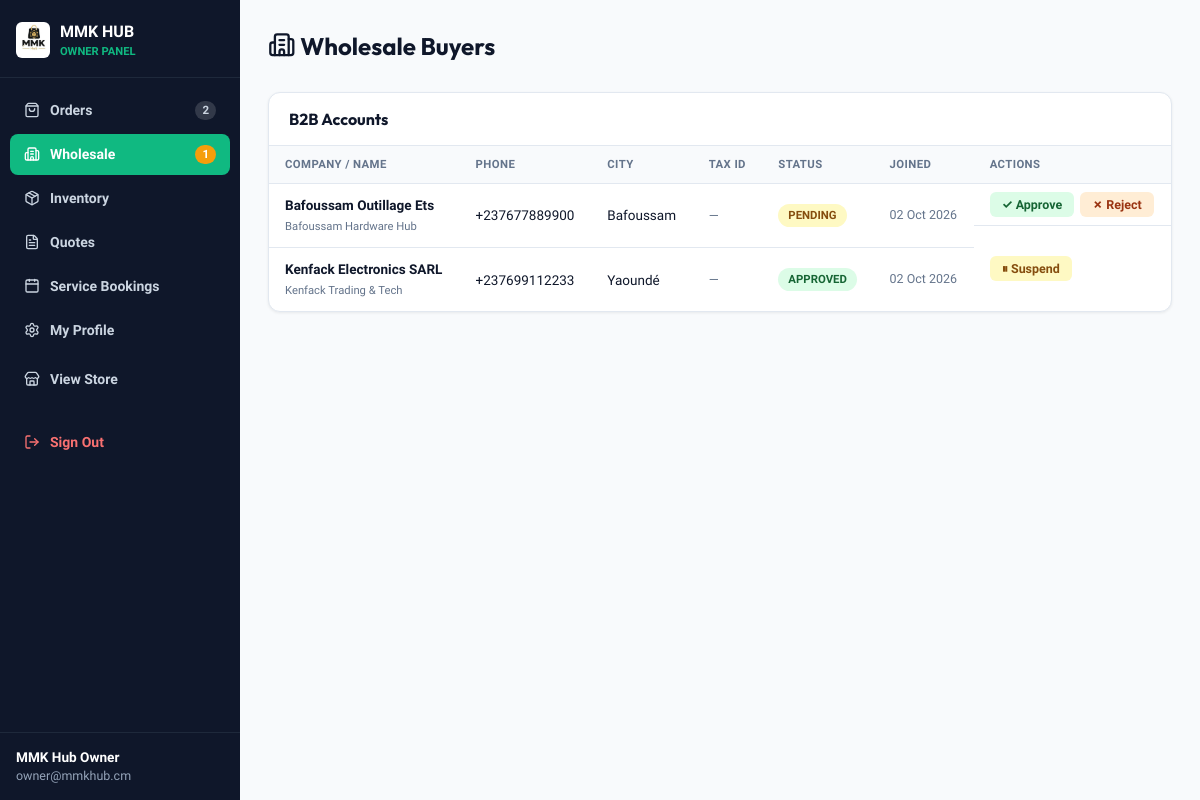
Page /admin.php?tab=wholesale (signed in) on the earlier database version.
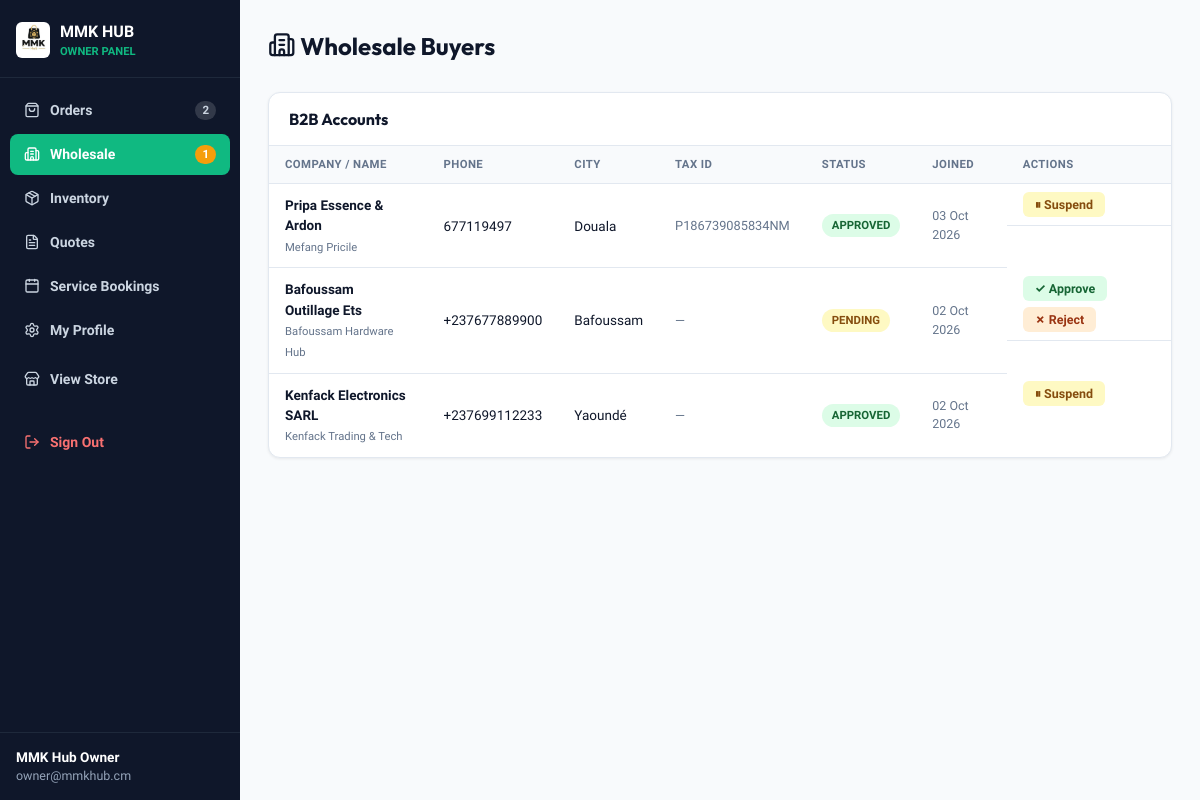
Same page on the later database version.
### tables this page shows
CREATE TABLE users (
            id INTEGER PRIMARY KEY AUTOINCREMENT,
            name TEXT NOT NULL,
            phone TEXT NOT NULL UNIQUE,
            email TEXT,
            password TEXT,
            role TEXT DEFAULT 'retail',
            company_name TEXT,
            tax_id TEXT,
            city TEXT DEFAULT 'Douala',
            address TEXT,
            created_at DATETIME DEFAULT CURRENT_TIMESTAMP
        );

### admin.php (the view, shortened to what this page needs)
<?php
$db       = get_db();
$totalSales      = $db->query("SELECT SUM(total_amount) FROM orders WHERE fulfillment_status != 'cancelled'")->fetchColumn() ?: 0;
$retailSales     = $db->query("SELECT SUM(total_amount) FROM orders WHERE order_type='retail' AND fulfillment_status!='cancelled'")->fetchColumn() ?: 0;
$wholesaleSales  = $db->query("SELECT SUM(total_amount) FROM orders WHERE order_type='wholesale' AND fulfillment_status!='cancelled'")->fetchColumn() ?: 0;
$totalOrders     = $db->query("SELECT COUNT(*) FROM orders")->fetchColumn();
$pendingWS       = $db->query("SELECT COUNT(*) FROM users WHERE role='wholesale_pending'")->fetchColumn();
$tab = $_GET['tab'] ?? 'orders';
$orders         = $db->query("SELECT * FROM orders ORDER BY id DESC")->fetchAll();
$wholesaleUsers = $db->query("SELECT * FROM users WHERE role IN ('wholesale_pending','wholesale_approved','wholesale_suspended') ORDER BY id DESC")->fetchAll();
?>
<!DOCTYPE html>
<html lang="en">
<head>
  <link rel="stylesheet" href="css/style.css">
</head>
<body>
<div class="admin-layout">
  <aside class="admin-sidebar">
    <div class="sidebar-brand">
      <img src="assets/images/logo.png" alt="MMK Hub">
      <div>
        <div style="color:#fff;font-weight:800;font-size:1rem">MMK HUB</div>
        <div style="color:#10b981;font-size:.7rem;font-weight:600">OWNER PANEL</div>
      </div>
    </div>
    <nav class="admin-nav">
      <a href="admin.php?tab=orders"    class="admin-nav-item <?= $tab==='orders'?'active':'' ?>">
        <i data-lucide="shopping-bag" style="width:16px;height:16px"></i> Orders
        <?php if ($totalOrders > 0): ?><span style="margin-left:auto;background:rgba(255,255,255,.15);border-radius:9999px;padding:1px 7px;font-size:.72rem"><?= $totalOrders ?></span><?php endif; ?>
      </a>
      <a href="admin.php?tab=wholesale" class="admin-nav-item <?= $tab==='wholesale'?'active':'' ?>">
        <i data-lucide="building-2" style="width:16px;height:16px"></i> Wholesale
        <?php if ($pendingWS > 0): ?><span style="margin-left:auto;background:#f59e0b;color:#fff;border-radius:9999px;padding:1px 7px;font-size:.72rem"><?= $pendingWS ?></span><?php endif; ?>
      </a>
      <a href="admin.php?tab=inventory" class="admin-nav-item <?= $tab==='inventory'?'active':'' ?>">
        <i data-lucide="package" style="width:16px;height:16px"></i> Inventory
      </a>
      <a href="admin.php?tab=quotes"    class="admin-nav-item <?= $tab==='quotes'?'active':'' ?>">
        <i data-lucide="file-text" style="width:16px;height:16px"></i> Quotes
      </a>
      <a href="admin.php?tab=bookings"  class="admin-nav-item <?= $tab==='bookings'?'active':'' ?>">
        <i data-lucide="calendar" style="width:16px;height:16px"></i> Service Bookings
      </a>
      <a href="admin.php?tab=profile"   class="admin-nav-item <?= $tab==='profile'?'active':'' ?>">
        <i data-lucide="settings" style="width:16px;height:16px"></i> My Profile
      </a>
      <a href="index.php" class="admin-nav-item" style="margin-top:8px">
        <i data-lucide="store" style="width:16px;height:16px"></i> View Store
      </a>
      <form method="POST" style="margin-top:auto">
        <button type="submit" class="admin-nav-item danger" style="margin-top:24px">
          <i data-lucide="log-out" style="width:16px;height:16px"></i> Sign Out
        </button>
      </form>
    </nav>
    <div class="sidebar-admin-info">
      <strong><?= htmlspecialchars($_SESSION['admin_name'] ?? 'Admin') ?></strong>
      <span><?= htmlspecialchars($_SESSION['admin_email'] ?? '') ?></span>
    </div>
  </aside>
  <main class="admin-main">
    <?php if ($tab === 'orders'): ?>
    <div class="admin-topbar">
      <h1><i data-lucide="shopping-bag"></i> Orders</h1>
    </div>
    <div class="kpi-grid">
      <div class="kpi-card" style="--kpi-c:#10b981">
        <div class="kpi-label">Total Revenue</div>
        <div class="kpi-value"><?= format_cfa($totalSales) ?></div>
        <div class="kpi-sub">All fulfilled orders</div>
      </div>
      <div class="kpi-card" style="--kpi-c:#0284c7">
        <div class="kpi-label">Retail Sales</div>
        <div class="kpi-value"><?= format_cfa($retailSales) ?></div>
      </div>
      <div class="kpi-card" style="--kpi-c:#7c3aed">
        <div class="kpi-label">Wholesale Sales</div>
        <div class="kpi-value"><?= format_cfa($wholesaleSales) ?></div>
      </div>
      <div class="kpi-card" style="--kpi-c:#f59e0b">
        <div class="kpi-label">Total Orders</div>
        <div class="kpi-value"><?= $totalOrders ?></div>
      </div>
    </div>
    <div class="panel">
      <div class="panel-head"><h3>All Orders</h3></div>
      <table class="tbl">
        <thead>
          <tr>
            <th>Code</th><th>Customer</th><th>Type</th><th>Total</th>
            <th>Payment</th><th>Status</th><th>Date</th><th>Actions</th>
          </tr>
        </thead>
        <tbody>
          <?php foreach ($orders as $o): ?>
          <tr>
            <td><strong><?= htmlspecialchars($o['order_code']) ?></strong></td>
            <td>
              <?= htmlspecialchars($o['customer_name']) ?><br>
              <small style="color:#64748b"><?= htmlspecialchars($o['customer_phone']) ?></small>
            </td>
            <td>
              <?php if ($o['order_type']==='wholesale'): ?>
                <span class="badge b-purple">Wholesale</span>
              <?php else: ?>
                <span class="badge b-blue">Retail</span>
              <?php endif; ?>
            </td>
            <td>
              <strong><?= format_cfa($o['total_amount']) ?></strong><br>
              <?php if ($o['balance_amount'] > 0): ?>
                <small style="color:#dc2626">Balance: <?= format_cfa($o['balance_amount']) ?></small>
              <?php endif; ?>
            </td>
            <td>
              <?php
              $pBadge = match($o['payment_status']) {
                'fully_paid'   => ['b-green','Paid'],
                'deposit_paid' => ['b-yellow','Deposit'],
                'pending'      => ['b-orange','Pending'],
                default        => ['b-gray', ucfirst($o['payment_status'])]
              };
              ?>
              <span class="badge <?= $pBadge[0] ?>"><?= $pBadge[1] ?></span>
            </td>
            <td>
              <?php
              $sBadge = match($o['fulfillment_status']) {
                'received'   => ['b-blue','Received'],
                'processing' => ['b-yellow','Processing'],
                'shipped'    => ['b-orange','Shipped'],
                'delivered'  => ['b-green','Delivered'],
                'cancelled'  => ['b-red','Cancelled'],
                default      => ['b-gray', ucfirst($o['fulfillment_status'])]
              };
              ?>
              <span class="badge <?= $sBadge[0] ?>"><?= $sBadge[1] ?></span>
            </td>
            <td style="font-size:.78rem;color:#64748b"><?= date('d M Y', strtotime($o['created_at'])) ?></td>
            <td>
              <details style="position:relative">
                <summary style="cursor:pointer;font-size:.78rem;font-weight:700;color:#047857">Actions ▾</summary>
                <div style="position:absolute;right:0;background:#fff;border:1px solid #e2e8f0;border-radius:8px;padding:10px;min-width:240px;z-index:10;box-shadow:0 8px 24px rgba(0,0,0,.12)">
                  <form method="POST" style="display:flex;flex-direction:column;gap:8px">
                    <input type="hidden" name="admin_action" value="update_order_status">
                    <input type="hidden" name="order_id" value="<?= $o['id'] ?>">
                    <select name="fulfillment_status" style="padding:6px;border-radius:4px;border:1px solid #e2e8f0;font-size:.8rem">
                      <?php foreach (['received','processing','shipped','delivered','cancelled'] as $st): ?>
                        <option value="<?= $st ?>" <?= $o['fulfillment_status']===$st?'selected':'' ?>><?= ucfirst($st) ?></option>
                      <?php endforeach; ?>
                    </select>
                    <select name="payment_status" style="padding:6px;border-radius:4px;border:1px solid #e2e8f0;font-size:.8rem">
                      <?php foreach (['pending','deposit_paid','fully_paid','refunded'] as $ps): ?>
                        <option value="<?= $ps ?>" <?= $o['payment_status']===$ps?'selected':'' ?>><?= ucwords(str_replace('_',' ',$ps)) ?></option>
                      <?php endforeach; ?>
                    </select>
                    <button type="submit" class="btn-action btn-approve">Update Status</button>
                  </form>
                  <?php if ($o['balance_amount'] > 0): ?>
                  <form method="POST" style="margin-top:6px">
                    <input type="hidden" name="admin_action" value="settle_balance">
                    <input type="hidden" name="order_id" value="<?= $o['id'] ?>">
                    <button type="submit" class="btn-action btn-settle" style="width:100%">Mark Balance Settled</button>
                  </form>
                  <?php endif; ?>
                  <div style="margin-top:8px;font-size:.75rem;color:#64748b">
                    <a href="track.php?code=<?= urlencode($o['order_code']) ?>" target="_blank" style="color:#047857;font-weight:600">View Track Page →</a>
                  </div>
                </div>
              </details>
            </td>
          </tr>
          <?php endforeach; ?>
        </tbody>
      </table>
    </div>
    <?php elseif ($tab === 'wholesale'): ?>
    <div class="admin-topbar">
      <h1><i data-lucide="building-2"></i> Wholesale Buyers</h1>
    </div>
    <div class="panel">
      <div class="panel-head"><h3>B2B Accounts</h3></div>
      <table class="tbl">
        <thead>
          <tr>
            <th>Company / Name</th><th>Phone</th><th>City</th>
            <th>Tax ID</th><th>Status</th><th>Joined</th><th>Actions</th>
          </tr>
        </thead>
        <tbody>
          <?php foreach ($wholesaleUsers as $u): ?>
          <tr>
            <td>
              <strong><?= htmlspecialchars($u['company_name'] ?: $u['name']) ?></strong><br>
              <small style="color:#64748b"><?= htmlspecialchars($u['name']) ?></small>
            </td>
            <td><?= htmlspecialchars($u['phone']) ?></td>
            <td><?= htmlspecialchars($u['city']) ?></td>
            <td style="font-size:.8rem;color:#64748b"><?= htmlspecialchars($u['tax_id'] ?? '—') ?></td>
            <td>
              <?php
              $wsBadge = match($u['role']) {
                'wholesale_approved'  => ['b-green','Approved'],
                'wholesale_pending'   => ['b-yellow','Pending'],
                'wholesale_suspended' => ['b-red','Suspended'],
                default               => ['b-gray', ucfirst($u['role'])]
              };
              ?>
              <span class="badge <?= $wsBadge[0] ?>"><?= $wsBadge[1] ?></span>
            </td>
            <td style="font-size:.78rem;color:#64748b"><?= date('d M Y', strtotime($u['created_at'])) ?></td>
            <td style="display:flex;gap:6px;flex-wrap:wrap;padding:8px 16px">
              <?php if ($u['role'] === 'wholesale_pending'): ?>
                <form method="POST">
                  <button type="submit" class="btn-action btn-approve">✓ Approve</button>
                </form>
                <form method="POST">
                  <button type="submit" class="btn-action btn-reject">✗ Reject</button>
                </form>
              <?php elseif ($u['role'] === 'wholesale_approved'): ?>
                <form method="POST" onsubmit="return confirm('Suspend this wholesale buyer? They will lose B2B access.')">
                  <button type="submit" class="btn-action btn-suspend">⏸ Suspend</button>
                </form>
              <?php endif; ?>
            </td>
          </tr>
          <?php endforeach; ?>
        </tbody>
      </table>
    </div>
    <?php endif; ?>
  </main>
</div>
</body>
</html>

### css/style.css (style rules this page uses)
:root { --primary: #047857; --primary-light: #10b981; --primary-dark: #064e3b; --primary-glow: rgba(16, 185, 129, 0.25); --secondary: #d97706; --secondary-light: #f59e0b; --secondary-glow: rgba(245, 158, 11, 0.25); --dark: #0f172a; --dark-light: #1e293b; --dark-border: #334155; --surface: #ffffff; --surface-alt: #f8fafc; --surface-border: #e2e8f0; --text-main: #0f172a; --text-muted: #64748b; --text-light: #94a3b8; --retail-color: #0284c7; --retail-bg: #e0f2fe; --wholesale-color: #059669; --wholesale-bg: #d1fae5; --danger: #ef4444; --success: #10b981; --warning: #f59e0b; --shadow-sm: 0 1px 2px 0 rgb(0 0 0 / 0.05); --shadow-md: 0 4px 6px -1px rgb(0 0 0 / 0.1), 0 2px 4px -2px rgb(0 0 0 / 0.1); --shadow-lg: 0 10px 15px -3px rgb(0 0 0 / 0.1), 0 4px 6px -4px rgb(0 0 0 / 0.1); --shadow-xl: 0 20px 25px -5px rgb(0 0 0 / 0.1), 0 8px 10px -6px rgb(0 0 0 / 0.1); --radius-sm: 6px; --radius-md: 12px; --radius-lg: 18px; --radius-full: 9999px; --transition: all 0.25s cubic-bezier(0.4, 0, 0.2, 1); }
* { margin: 0; padding: 0; box-sizing: border-box; }
body { font-family: 'Plus Jakarta Sans', -apple-system, BlinkMacSystemFont, sans-serif; background-color: #f8fafc; color: var(--text-main); line-height: 1.5; overflow-x: hidden; }
h1, h2, h3, h4, h5, .brand-title { font-family: 'Outfit', sans-serif; font-weight: 700; color: var(--dark); }
a { text-decoration: none; color: inherit; transition: var(--transition); }
button { cursor: pointer; border: none; background: none; font-family: inherit; transition: var(--transition); }
.lucide { display: inline-flex; align-items: center; justify-content: center; vertical-align: -0.15em; width: 1.15em; height: 1.15em; stroke-width: 2; }

### admin.php (style rules this page uses)
.admin-layout { display:grid;grid-template-columns:240px 1fr;min-height:100vh }
.admin-sidebar { background:#0f172a;color:#94a3b8;padding:0;display:flex;flex-direction:column }
.sidebar-brand { padding:20px 16px 16px;border-bottom:1px solid #1e293b;display:flex;align-items:center;gap:10px }
.sidebar-brand img { height:36px;border-radius:6px;background:#fff;padding:2px }
.admin-nav { padding:12px 10px;flex:1 }
.admin-nav-item { display:flex;align-items:center;gap:10px;padding:10px 14px;border-radius:8px;color:#cbd5e1;font-weight:600;font-size:.875rem;margin-bottom:3px;cursor:pointer;text-decoration:none;transition:.2s;border:none;width:100%;background:none;text-align:left }
.admin-nav-item.active { background:#10b981;color:#fff }
.admin-nav-item.danger { color:#f87171 }
.sidebar-admin-info { padding:14px 16px;border-top:1px solid #1e293b;font-size:.78rem }
.sidebar-admin-info strong { display:block;color:#fff;font-size:.85rem }
.admin-main { background:#f8fafc;padding:28px;overflow-y:auto }
.admin-topbar { display:flex;align-items:center;justify-content:space-between;margin-bottom:28px;flex-wrap:wrap;gap:12px }
.admin-topbar h1 { font-size:1.5rem;color:#0f172a }
.panel { background:#fff;border-radius:12px;box-shadow:0 1px 3px rgba(0,0,0,.07);border:1px solid #e2e8f0;overflow:hidden;margin-bottom:24px }
.panel-head { padding:14px 20px;border-bottom:1px solid #e2e8f0;display:flex;align-items:center;justify-content:space-between }
.panel-head h3 { font-size:1rem;color:#0f172a;font-weight:700 }
.tbl { width:100%;border-collapse:collapse;font-size:.845rem }
.tbl th { padding:10px 16px;text-align:left;font-size:.71rem;font-weight:700;color:#64748b;text-transform:uppercase;letter-spacing:.4px;border-bottom:1px solid #e2e8f0;background:#f8fafc }
.tbl td { padding:11px 16px;border-bottom:1px solid #e2e8f0;color:#0f172a }
.tbl tr:last-child td { border-bottom:none }
.badge { padding:3px 10px;border-radius:9999px;font-size:.71rem;font-weight:700;text-transform:uppercase;display:inline-block }
.b-green { background:#dcfce7;color:#166534 }
.b-yellow { background:#fef9c3;color:#854d0e }
.btn-action { display:inline-flex;align-items:center;gap:5px;padding:5px 12px;border-radius:6px;font-size:.78rem;font-weight:700;cursor:pointer;border:none;transition:.2s }
.btn-approve { background:#dcfce7;color:#166534 }
.btn-reject { background:#ffedd5;color:#9a3412 }
.btn-suspend { background:#fef9c3;color:#854d0e }

Differences in the rows shown:
added users: company_name "Pripa Essence & Ardon", name "Mefang Pricile", phone "677119497", city "Douala", tax "P186739085834NM", role "APPROVED", created_at "03 Oct 2026"
